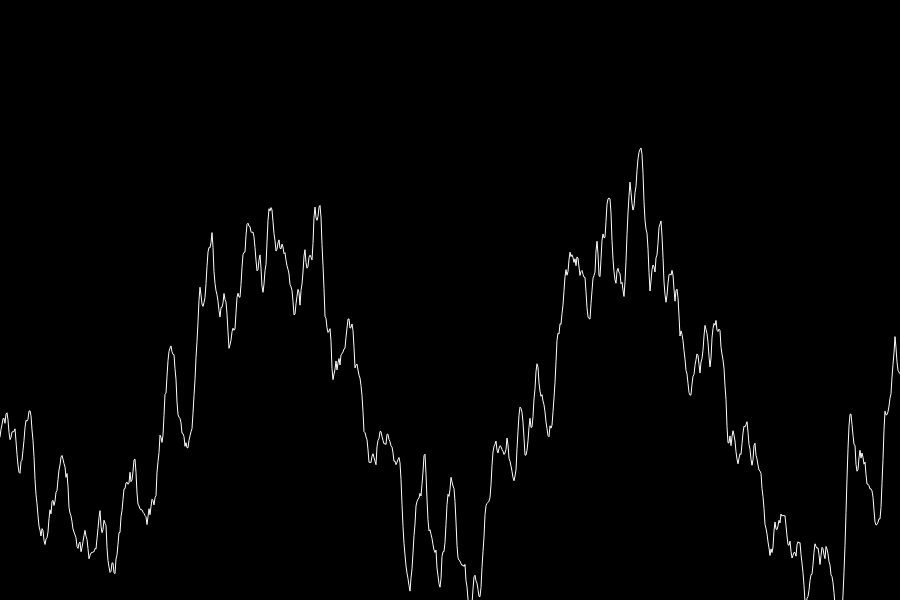
Frame 1 (no input)
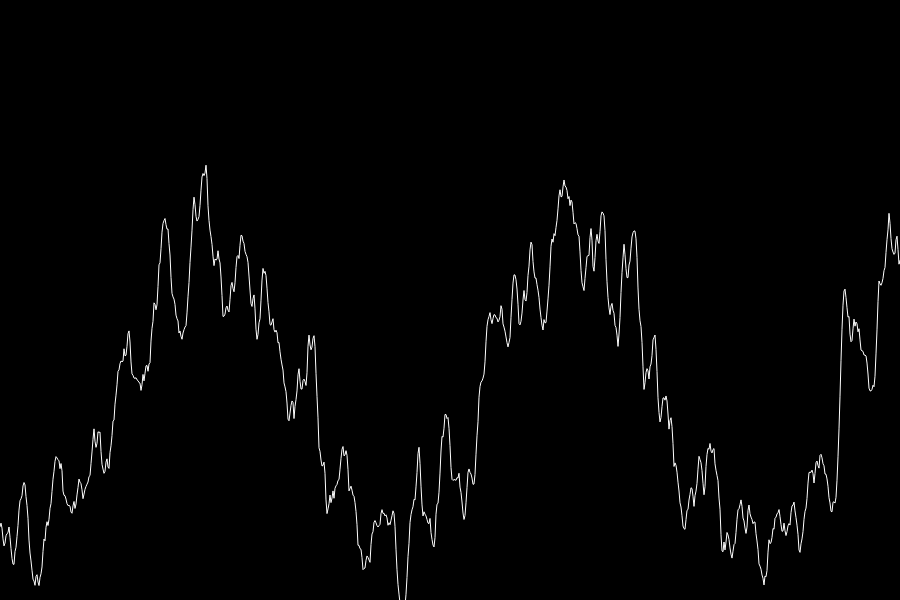
Frame 60 (no input)
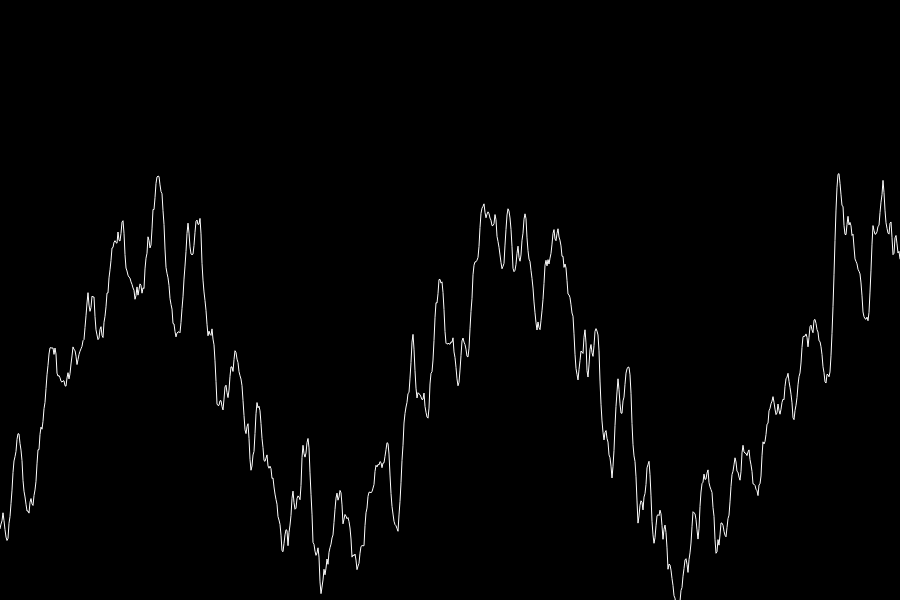
Frame 120 (the mouse pressed at the canvas centre since frame 60)

The p5.js sketch that drew these frames (run headless with seeded random() and noise() and a simulated clock; from frame 60 on, the mouse is pressed at the canvas centre):

// p5.js sketch
// ── sketch.js
function setup() {
  createCanvas(900, 600);
  background(0);
  angleMode(DEGREES);
}

function draw() {
  background(0);

  noFill();
  stroke(255);

  translate(0, height / 2);
  beginShape();
  for (let x = 0; x <= width; x++) {
    let wave1 = (sin(x + frameCount) * height) / 4;
    let wave2 = (sin(x * 10 + frameCount) * height) / 20;
    let wave3 = noise(x / 10 + frameCount / 100) * 200;
    vertex(x, wave1 + wave2 + wave3);
  }
  endShape();
}
